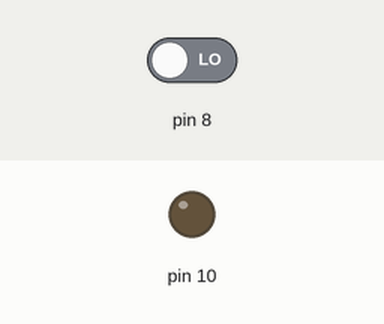
Simulated run of this sketch. Board: Arduino Uno, built with avr-gcc and run on an emulated ATmega328P. Parts: output pins drawn as LEDs (lit = HIGH). The inputs (shaded band) are chosen by the test bench; at power-on: pin 8 LOW. What the sketch prints to the serial monitor is not drawn.

Above: at 1.2 s.
1.3 s: pin 8 driven HIGH
At 2.3 s:
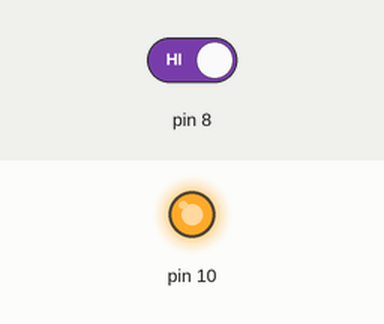
2.8 s: pin 8 driven LOW
At 3.5 s:
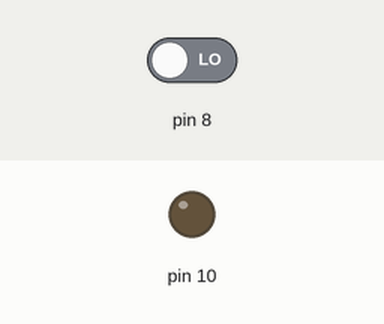
Timing chart, 0 to 5.8 s (numbered marks = the images above; inputs shaded):
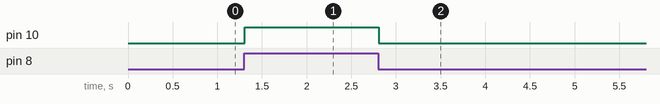

The sketch:

Water_sensor.ino
```cpp
void setup() {
  // put your setup code here, to run once:
pinMode(8,INPUT);
pinMode(10,OUTPUT);
Serial.begin(9600);
}
void loop() {
int h20=digitalRead(8);
Serial.println(h20);
if(h20>0)
digitalWrite(10,HIGH);
else
digitalWrite(10,LOW);
//delay(1000);
  // put your main code here, to run repeatedly:
}
```

Measured:
- after the input at 1.3 s, pin 10: LOW → HIGH at once
- after the input at 2.8 s, pin 10: HIGH → LOW at once
